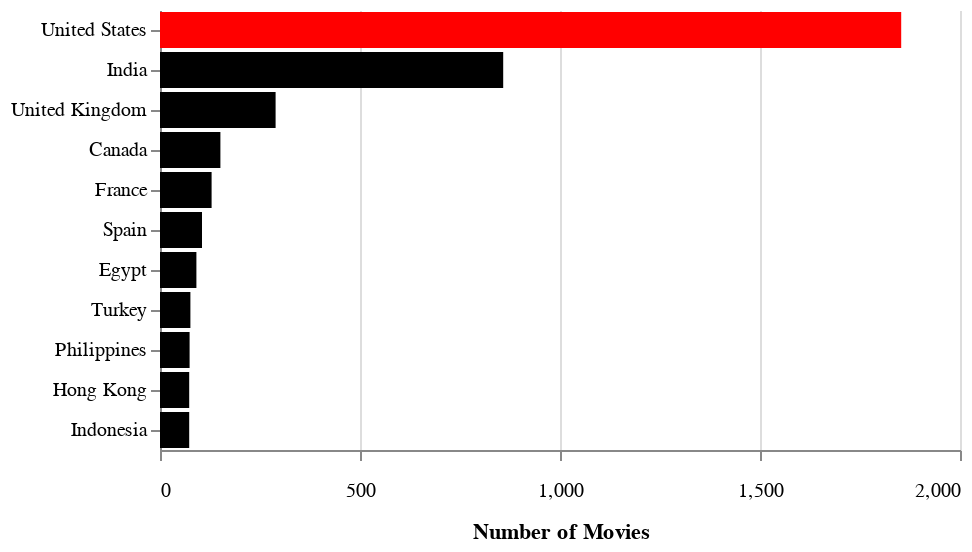

The cell this chart's notebook holds for it:
### Code cell
import altair as alt

titles_per_country = alt.Chart(distribution_df).transform_window(
    rank='rank(title)',
    sort=[alt.SortField('title', order='descending')]
).transform_filter(
    alt.datum.rank <=10
).mark_bar(color='red').encode(
    x=alt.X('title:Q',
           axis=alt.Axis(title='Number of Movies',
                         tickCount=4,
                         labelPadding=10,
                        titlePadding=10)),
    y=alt.Y('1st country:N',
           sort=alt.EncodingSortField('title',order='descending'),
           title=None),
    color=alt.condition(
        alt.datum.rank == 1,
        alt.value('red'),
        alt.value('black')
    )
).configure_view(
    strokeOpacity=0
)
titles_per_country

### Figure 1 — Vega-Lite specification as saved in the notebook (floating-point values rounded to 4 significant figures)
{"config": {"view": {"continuousWidth": 400, "continuousHeight": 300, "strokeOpacity": 0}}, "data": {"name": "data-fd6ef6d47e0f03cbec7206c6a26bc577"}, "mark": {"type": "bar", "color": "red"}, "encoding": {"color": {"condition": {"value": "red", "test": "(datum.rank === 1)"}, "value": "black"}, "x": {"type": "quantitative", "axis": {"labelPadding": 10, "tickCount": 4, "title": "Number of Movies", "titlePadding": 10}, "field": "title"}, "y": {"type": "nominal", "field": "1st country", "sort": {"field": "title", "order": "descending"}, "title": null}}, "transform": [{"window": [{"op": "rank", "field": "title", "as": "rank"}], "sort": [{"field": "title", "order": "descending"}]}, {"filter": "(datum.rank <= 10)"}], "$schema": "https://vega.github.io/schema/vega-lite/v4.8.1.json", "datasets": {"data-fd6ef6d47e0f03cbec7206c6a26bc577": [{"1st country": "Argentina", "title": 45}, {"1st country": "Australia", "title": 49}, {"1st country": "Austria", "title": 5}, {"1st country": "Bangladesh", "title": 2}, {"1st country": "Belgium", "title": 5}, {"1st country": "Brazil", "title": 43}, {"1st country": "Bulgaria", "title": 5}, {"1st country": "Cambodia", "title": 2}, {"1st country": "Canada", "title": 151}, {"1st country": "Chile", "title": 17}, {"1st country": "China", "title": 45}, {"1st country": "Colombia", "title": 11}, {"1st country": "Croatia", "title": 1}, {"1st country": "Czech Republic", "title": 3}, {"1st country": "Denmark", "title": 14}, {"1st country": "Egypt", "title": 91}, {"1st country": "Finland", "title": 2}, {"1st country": "France", "title": 129}, {"1st country": "Georgia", "title": 1}, {"1st country": "Germany", "title": 60}, {"1st country": "Ghana", "title": 4}, {"1st country": "Guatemala", "title": 1}, {"1st country": "Hong Kong", "title": 73}, {"1st country": "Hungary", "title": 4}, {"1st country": "Iceland", "title": 3}, {"1st country": "India", "title": 858}, {"1st country": "Indonesia", "title": 73}, {"1st country": "Iran", "title": 1}, {"1st country": "Ireland", "title": 17}, {"1st country": "Israel", "title": 11}, {"1st country": "Italy", "title": 33}, {"1st country": "Jamaica", "title": 1}, {"1st country": "Japan", "title": 71}, {"1st country": "Kenya", "title": 3}, {"1st country": "Kuwait", "title": 4}, {"1st country": "Lebanon", "title": 13}, {"1st country": "Malaysia", "title": 16}, {"1st country": "Mexico", "title": 71}, {"1st country": "Namibia", "title": 1}, {"1st country": "Netherlands", "title": 17}, {"1st country": "New Zealand", "title": 13}, {"1st country": "Nigeria", "title": 62}, {"1st country": "Norway", "title": 10}, {"1st country": "Pakistan", "title": 17}, {"1st country": "Paraguay", "title": 1}, {"1st country": "Peru", "title": 4}, {"1st country": "Philippines", "title": 74}, {"1st country": "Poland", "title": 18}, {"1st country": "Portugal", "title": 2}, {"1st country": "Romania", "title": 9}, {"1st country": "Russia", "title": 4}, {"1st country": "Saudi Arabia", "title": 6}, {"1st country": "Serbia", "title": 3}, {"1st country": "Singapore", "title": 10}, {"1st country": "Slovenia", "title": 1}, {"1st country": "Somalia", "title": 1}, {"1st country": "South Africa", "title": 29}, {"1st country": "South Korea", "title": 38}, {"1st country": "Soviet Union", "title": 1}, {"1st country": "Spain", "title": 105}, {"1st country": "Sweden", "title": 6}, {"1st country": "Switzerland", "title": 6}, {"1st country": "Taiwan", "title": 11}, {"1st country": "Thailand", "title": 37}, {"1st country": "Turkey", "title": 76}, {"1st country": "United Arab Emirates", "title": 17}, {"1st country": "United Kingdom", "title": 289}, {"1st country": "United States", "title": 1853}, {"1st country": "Uruguay", "title": 7}, {"1st country": "Venezuela", "title": 1}, {"1st country": "Vietnam", "title": 5}, {"1st country": "Zimbabwe", "title": 1}]}}
